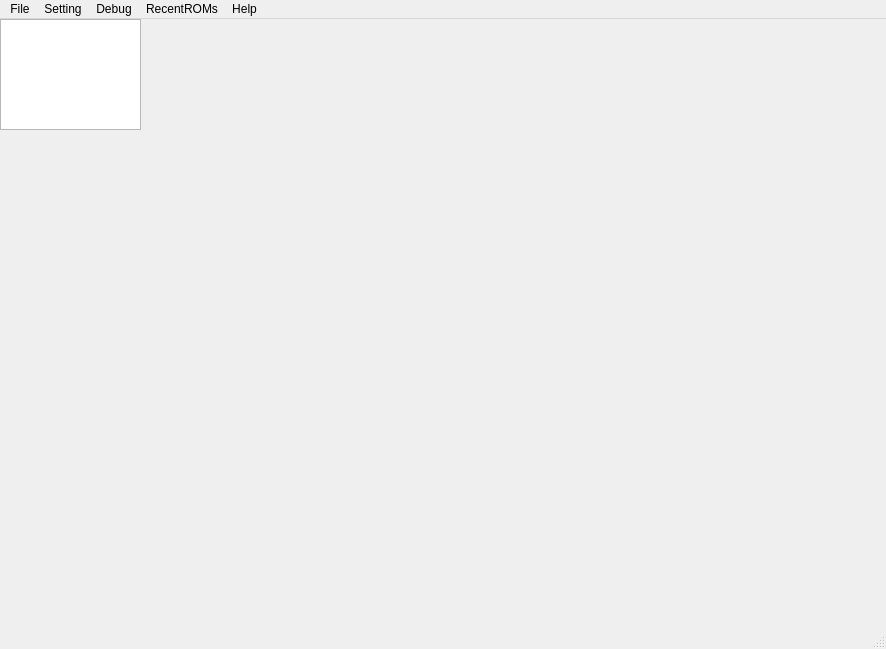
<?xml version="1.0" encoding="UTF-8"?>
<ui version="4.0">
 <class>SJNESClass</class>
 <widget class="QMainWindow" name="SJNESClass">
  <property name="geometry">
   <rect>
    <x>0</x>
    <y>0</y>
    <width>886</width>
    <height>649</height>
   </rect>
  </property>
  <property name="windowTitle">
   <string>SJNES</string>
  </property>
  <widget class="QWidget" name="centralWidget">
   <widget class="QPlainTextEdit" name="txtConsole">
    <property name="geometry">
     <rect>
      <x>0</x>
      <y>0</y>
      <width>141</width>
      <height>111</height>
     </rect>
    </property>
   </widget>
   <widget class="GpuScreenWidget" name="gameScreen" native="true">
    <property name="geometry">
     <rect>
      <x>140</x>
      <y>0</y>
      <width>601</width>
      <height>571</height>
     </rect>
    </property>
   </widget>
  </widget>
  <widget class="QStatusBar" name="statusBar"/>
  <widget class="QMenuBar" name="menuBar">
   <property name="geometry">
    <rect>
     <x>0</x>
     <y>0</y>
     <width>886</width>
     <height>21</height>
    </rect>
   </property>
   <widget class="QMenu" name="menuFile">
    <property name="title">
     <string>File</string>
    </property>
    <addaction name="actOpenROM"/>
    <addaction name="actReset"/>
    <addaction name="actPause"/>
    <addaction name="actExit"/>
   </widget>
   <widget class="QMenu" name="menuDebug">
    <property name="title">
     <string>Debug</string>
    </property>
    <widget class="QMenu" name="menuAudio_channel">
     <property name="title">
      <string>Audio channel</string>
     </property>
     <addaction name="actPulse1"/>
     <addaction name="actPulse2"/>
     <addaction name="actTriangle"/>
     <addaction name="actNoise"/>
     <addaction name="actDMC"/>
     <addaction name="actVRC6"/>
    </widget>
    <widget class="QMenu" name="menuAudio_Waveform">
     <property name="title">
      <string>Audio Waveform</string>
     </property>
     <addaction name="actWaveVRC6"/>
     <addaction name="actWaveVRC7"/>
     <addaction name="actWaveS5B"/>
     <addaction name="actNES"/>
     <addaction name="actWaveMMC5"/>
     <addaction name="actWaveN163"/>
    </widget>
    <addaction name="menuAudio_Waveform"/>
    <addaction name="actMapperViewer"/>
    <addaction name="actSpriteViewer"/>
    <addaction name="menuAudio_channel"/>
   </widget>
   <widget class="QMenu" name="menuRecentROMs_2">
    <property name="title">
     <string>RecentROMs</string>
    </property>
   </widget>
   <widget class="QMenu" name="menuSetting">
    <property name="title">
     <string>Setting</string>
    </property>
    <widget class="QMenu" name="menuvideo">
     <property name="title">
      <string>Video</string>
     </property>
     <addaction name="actPixelPerfect"/>
     <addaction name="actScanline"/>
     <addaction name="actCrtLite"/>
     <addaction name="action60fps"/>
    </widget>
    <widget class="QMenu" name="menuAudio">
     <property name="title">
      <string>Audio</string>
     </property>
     <addaction name="actMono"/>
     <addaction name="actStereo"/>
    </widget>
    <widget class="QMenu" name="menuPerformance">
     <property name="title">
      <string>Performance</string>
     </property>
     <widget class="QMenu" name="menuOverclock">
      <property name="title">
       <string>Overclock</string>
      </property>
      <addaction name="actionOverclockOff"/>
      <addaction name="actionOverclock50"/>
      <addaction name="actionOverclock100"/>
      <addaction name="actionOverclock200"/>
      <addaction name="actionOverclock250"/>
     </widget>
     <addaction name="menuOverclock"/>
     <addaction name="actRemoveSpriteLimit"/>
    </widget>
    <addaction name="menuvideo"/>
    <addaction name="menuAudio"/>
    <addaction name="menuPerformance"/>
   </widget>
   <widget class="QMenu" name="menuhelp">
    <property name="title">
     <string>Help</string>
    </property>
    <addaction name="actAboutSJNES"/>
    <addaction name="actQuickStart"/>
   </widget>
   <addaction name="menuFile"/>
   <addaction name="menuSetting"/>
   <addaction name="menuDebug"/>
   <addaction name="menuRecentROMs_2"/>
   <addaction name="menuhelp"/>
  </widget>
  <action name="actOpenROM">
   <property name="text">
    <string>Open ROM</string>
   </property>
  </action>
  <action name="actReset">
   <property name="text">
    <string>RESET</string>
   </property>
  </action>
  <action name="actPause">
   <property name="text">
    <string>Pause</string>
   </property>
  </action>
  <action name="actExit">
   <property name="text">
    <string>Exit</string>
   </property>
  </action>
  <action name="actPixelPerfect">
   <property name="text">
    <string>Pixel perfect</string>
   </property>
  </action>
  <action name="actScanline">
   <property name="text">
    <string>Scanline</string>
   </property>
  </action>
  <action name="actCrtLite">
   <property name="text">
    <string>CRT Lite</string>
   </property>
  </action>
  <action name="actMapperViewer">
   <property name="checkable">
    <bool>true</bool>
   </property>
   <property name="text">
    <string>Mapper Viewer</string>
   </property>
  </action>
  <action name="actSpriteViewer">
   <property name="checkable">
    <bool>true</bool>
   </property>
   <property name="text">
    <string>Sprite Viewer</string>
   </property>
   <property name="shortcut">
    <string>Ctrl+S</string>
   </property>
  </action>
  <action name="action60fps">
   <property name="checkable">
    <bool>true</bool>
   </property>
   <property name="enabled">
    <bool>true</bool>
   </property>
   <property name="text">
    <string>60fps</string>
   </property>
  </action>
  <action name="actionOverclockOff">
   <property name="checkable">
    <bool>true</bool>
   </property>
   <property name="text">
    <string>OFF</string>
   </property>
  </action>
  <action name="actionOverclock50">
   <property name="checkable">
    <bool>true</bool>
   </property>
   <property name="text">
    <string>+50</string>
   </property>
  </action>
  <action name="actionOverclock100">
   <property name="checkable">
    <bool>true</bool>
   </property>
   <property name="text">
    <string>+100</string>
   </property>
  </action>
  <action name="actionOverclock200">
   <property name="checkable">
    <bool>true</bool>
   </property>
   <property name="text">
    <string>+200</string>
   </property>
  </action>
  <action name="actionOverclock250">
   <property name="checkable">
    <bool>true</bool>
   </property>
   <property name="text">
    <string>+250</string>
   </property>
  </action>
  <action name="actRemoveSpriteLimit">
   <property name="checkable">
    <bool>true</bool>
   </property>
   <property name="text">
    <string>remove 8 sprite limit</string>
   </property>
  </action>
  <action name="menuRecentROMs">
   <property name="text">
    <string>Recent ROMs</string>
   </property>
  </action>
  <action name="actMono">
   <property name="text">
    <string>Mono</string>
   </property>
  </action>
  <action name="actStereo">
   <property name="text">
    <string>Stereo</string>
   </property>
  </action>
  <action name="actPulse1">
   <property name="text">
    <string>Pulse1</string>
   </property>
  </action>
  <action name="actPulse2">
   <property name="text">
    <string>Pulse2</string>
   </property>
  </action>
  <action name="actTriangle">
   <property name="text">
    <string>Triangle</string>
   </property>
  </action>
  <action name="actNoise">
   <property name="text">
    <string>Noise</string>
   </property>
  </action>
  <action name="actDMC">
   <property name="text">
    <string>DMC</string>
   </property>
  </action>
  <action name="actVRC6">
   <property name="text">
    <string>VRC6</string>
   </property>
  </action>
  <action name="actAboutSJNES">
   <property name="text">
    <string>About SJNES</string>
   </property>
  </action>
  <action name="actQuickStart">
   <property name="text">
    <string>Quick start</string>
   </property>
  </action>
  <action name="actWaveVRC6">
   <property name="text">
    <string>VRC6</string>
   </property>
  </action>
  <action name="actWaveVRC7">
   <property name="text">
    <string>VRC7</string>
   </property>
  </action>
  <action name="actWaveS5B">
   <property name="text">
    <string>S5B</string>
   </property>
  </action>
  <action name="actNES">
   <property name="text">
    <string>NES</string>
   </property>
  </action>
  <action name="actWaveMMC5">
   <property name="text">
    <string>MMC5</string>
   </property>
  </action>
  <action name="actWaveN163">
   <property name="text">
    <string>N163</string>
   </property>
  </action>
 </widget>
 <layoutdefault spacing="6" margin="11"/>
 <customwidgets>
  <customwidget>
   <class>GpuScreenWidget</class>
   <extends>QWidget</extends>
   <header location="global">GpuScreenWidget.h</header>
   <container>1</container>
  </customwidget>
 </customwidgets>
 <resources/>
 <connections/>
</ui>
